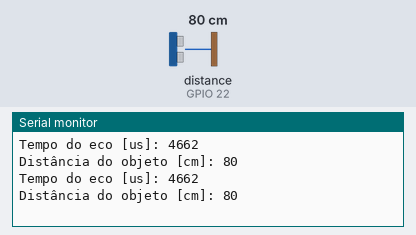
A program run on a simulated ESP32. Parts: the last lines printed to the serial monitor. Wiring (inferred from the names in the program): ultrasonic range finder: trigger GPIO 21; echo GPIO 22. The inputs (shaded band) are chosen by the test bench; at power-on: distance to the obstacle (sensor on GPIO 22) 80 cm. The echo pulse lasts 58.3 µs per cm.

Above: at 1.8 s.
1.9 s: distance to the obstacle (sensor on GPIO 22) set to 2 cm
At 2.6 s:
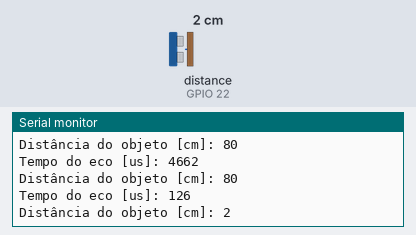
3.4 s: distance to the obstacle (sensor on GPIO 22) set to 4 cm
At 4.8 s:
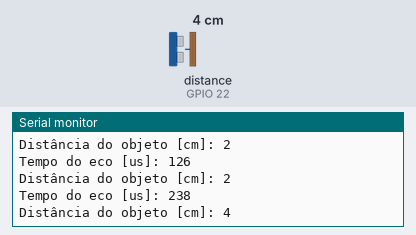
Timing chart, 0 to 6.4 s (numbered marks = the images above; inputs shaded):
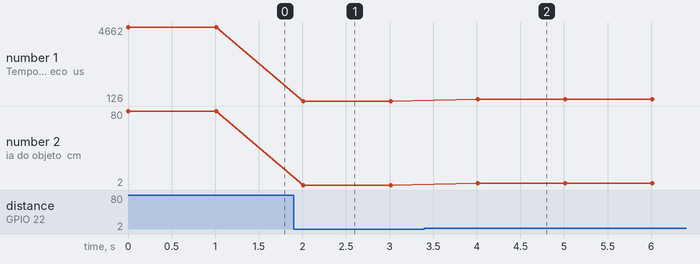

The program:

main.cpp
```cpp
#include <Arduino.h>
//TESTE - HC-SR04
#include <Stepper.h>

#define TESTE1
#ifndef TESTE1
  #define TESTE2
#endif

unsigned int ultrassom_tempo();
unsigned int ultrassom_cm(unsigned int tempo_us);

//Ultrassom
const int trig = 21;
const int echo = 22;
unsigned long previousMicros;
unsigned long timeout = 29000;  //Dmax = 500 cm, D = t/58, timeout = 500*58

//Motor de passo
const int stepsPerRevolution = 2048;
//Cria um objeto Stepper
Stepper myStepper(stepsPerRevolution, 8, 10, 9, 11);


void setup() {
  //Inicializa a porta serial
  Serial.begin(115200);

  //Inicializa o HC-SR04
  pinMode(trig, OUTPUT);
  pinMode(echo, INPUT);
}

void loop() {
  unsigned int tempo;
  unsigned int cm;
  unsigned int graus = 0;
  unsigned int avanco = 30;

  #ifdef TESTE1
    //Teste 1 - Teste o HC-SR04
    while(1)
    {
      tempo = ultrassom_tempo();
      cm = ultrassom_cm(tempo);

      Serial.print("Tempo do eco [us]: ");
      Serial.println(tempo);

      Serial.print("Distância do objeto [cm]: ");
      Serial.println(cm);

      delay(1000);
    }
  #else
  //Teste 2 - Radar com o HC-SR04
  while(0)
  {
    if(graus > 180)
    {
      //Home
      graus = 0;
      //Retorna o motor 180 graus
      myStepper.step(-stepsPerRevolution/2);
      //Aguarda um tempo para reiniciar
      delay(1000);
    }
    while (graus <= 180)
    {
      //Executa a leitura

      //Envia pela serial

      //Envia via bluetooth para o app Bluetooth Electronics

      //Posiona o motor/sensor

      //Atualiza a quantidade de graus

      //Aguarda um tempo até a próxima leitura
      delay(100);
    }
  }
  #endif
}


unsigned int ultrassom_tempo()
{
  //Pulso de 10us
  digitalWrite(trig, LOW);
  delayMicroseconds(2);
  digitalWrite(trig, HIGH);
  delayMicroseconds(10);
  digitalWrite(trig, LOW);
  //Lê tempo atual
  previousMicros = micros();
  //Aguarda borda de subida ou timeout
  while(!digitalRead(echo) && (micros() - previousMicros) <= timeout); // wait for the echo pin HIGH or timeout
  //Atualiza o tempo atual
  previousMicros = micros();
  //Aguarda borda de descida ou timeout
  while(digitalRead(echo)  && (micros() - previousMicros) <= timeout); // wait for the echo pin LOW or timeout
  //Calcula a diferença de tempos
  return micros() - previousMicros; // duration
}

unsigned int ultrassom_cm(unsigned int tempo_us)
{
  return tempo_us / 58;
}
```

Measured:
- after the input at 1.9 s, the serial monitor: prints a new line after 0.11 s (image 1)
- after the input at 3.4 s, the serial monitor: prints a new line after 0.61 s (image 2)
- plotted number 1: 4662 → 126 after the input at 1.9 s, 126 → 238 after the input at 3.4 s
- plotted number 2: 80 → 2 after the input at 1.9 s, 2 → 4 after the input at 3.4 s
